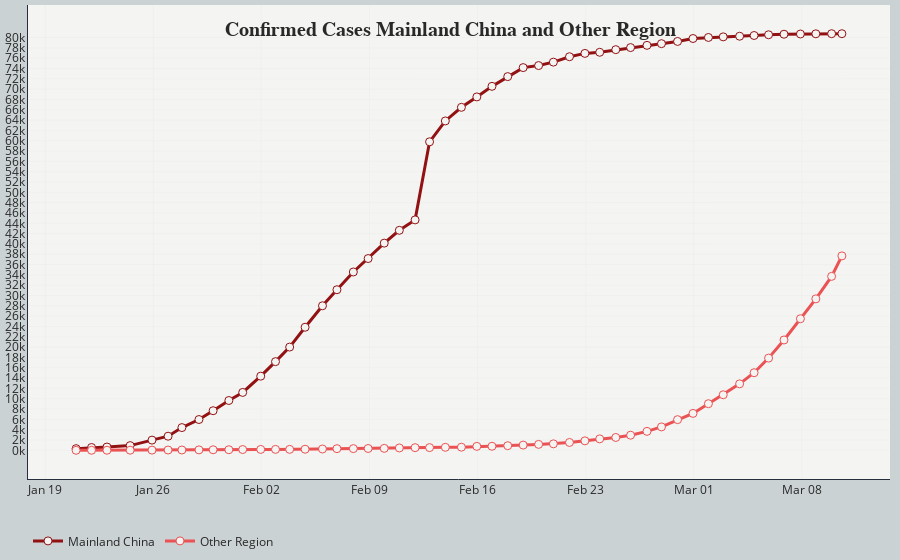

Notebook source saved alongside this figure:
### Markdown cell above
## Linear & Logarithmic Line Plot for Total Cases, Deaths, Recovered(Worl Wide)

### Code cell
# Line plot for confirmed cases
# Set up tick scale based on confirmed case number
tickList = list(np.arange(0, df_confirmed['Mainland China'].max()+1000, 2000))

# Create empty figure canvas
fig_confirmed = go.Figure()
# Add trace to the figure
fig_confirmed.add_trace(go.Scatter(x=df_confirmed['Date'], y=df_confirmed['Mainland China'],
                                   mode='lines+markers',
                                   name='Mainland China',
                                   line=dict(color='#921113', width=3),
                                   marker=dict(size=8, color='#f4f4f2',
                                               line=dict(width=1,color='#921113')),
                                   text=[datetime.strftime(d, '%b %d %Y AEDT') for d in df_confirmed['Date']],
                                   hovertext=['Mainland China confirmed<br>{:,d} cases<br>'.format(i) for i in df_confirmed['Mainland China']],
                                   hovertemplate='<b>%{text}</b><br></br>'+
                                                 '%{hovertext}'+
                                                 '<extra></extra>'))
fig_confirmed.add_trace(go.Scatter(x=df_confirmed['Date'], y=df_confirmed['Other locations'],
                                   mode='lines+markers',
                                   name='Other Region',
                                   line=dict(color='#eb5254', width=3),
                                   marker=dict(size=8, color='#f4f4f2',
                                               line=dict(width=1,color='#eb5254')),
                                   text=[datetime.strftime(d, '%b %d %Y AEDT') for d in df_confirmed['Date']],
                                   hovertext=['Other locations confirmed<br>{:,d} cases<br>'.format(i) for i in df_confirmed['Other locations']],
                                   hovertemplate='<b>%{text}</b><br></br>'+
                                                 '%{hovertext}'+
                                                 '<extra></extra>'))
# Customise layout
fig_confirmed.update_layout(
    title=dict(
       text="<b>Confirmed Cases Mainland China and Other Region<b>",
       y=0.96, x=0.5, xanchor='center', yanchor='top',
       font=dict(size=20, color="#292929", family="Playfair Display")
    ),
    
    margin=go.layout.Margin(
        l=10,
        r=10,
        b=10,
        t=5,
        pad=0
    ),
    yaxis=dict(
        showline=True, linecolor='#272e3e',
        zeroline=False,
        gridcolor='#cbd2d3',
        gridwidth = .1,
        tickmode='array',
        # Set tick range based on the maximum number
        tickvals=tickList,
        # Set tick label accordingly
        ticktext=["{:.0f}k".format(i/1000) for i in tickList]
    ),
#    yaxis_title="Total Confirmed Case Number",
    xaxis=dict(
        showline=True, linecolor='#272e3e',
        gridcolor='#cbd2d3',
        gridwidth = .1,
        zeroline=False
    ),
    xaxis_tickformat='%b %d',
    hovermode = 'x',
    legend_orientation="h",
#    legend=dict(x=.35, y=-.05),
    plot_bgcolor='#f4f4f2',
    paper_bgcolor='#cbd2d3',
    font=dict(color='#292929')
)

fig_confirmed.show()
pyo.plot(fig_confirmed, filename='outputs/confirmed_cases.html')

### Figure 1 — Plotly figure (JSON) as saved in the notebook; plotly's stock layout.template omitted (floating-point values rounded to 4 significant figures)
{"data": [{"hovertemplate": "<b>%{text}</b><br></br>%{hovertext}<extra></extra>", "hovertext": ["Mainland China confirmed<br>80,754 cases<br>", "Mainland China confirmed<br>80,754 cases<br>", "Mainland China confirmed<br>80,735 cases<br>", "Mainland China confirmed<br>80,695 cases<br>", "Mainland China confirmed<br>80,651 cases<br>", "Mainland China confirmed<br>80,551 cases<br>", "Mainland China confirmed<br>80,408 cases<br>", "Mainland China confirmed<br>80,266 cases<br>", "Mainland China confirmed<br>80,144 cases<br>", "Mainland China confirmed<br>80,026 cases<br>", "Mainland China confirmed<br>79,823 cases<br>", "Mainland China confirmed<br>79,251 cases<br>", "Mainland China confirmed<br>78,824 cases<br>", "Mainland China confirmed<br>78,496 cases<br>", "Mainland China confirmed<br>78,064 cases<br>", "Mainland China confirmed<br>77,658 cases<br>", "Mainland China confirmed<br>77,150 cases<br>", "Mainland China confirmed<br>76,936 cases<br>", "Mainland China confirmed<br>76,290 cases<br>", "Mainland China confirmed<br>75,244 cases<br>", "Mainland China confirmed<br>74,576 cases<br>", "Mainland China confirmed<br>74,183 cases<br>", "Mainland China confirmed<br>72,438 cases<br>", "Mainland China confirmed<br>70,550 cases<br>", "Mainland China confirmed<br>68,500 cases<br>", "Mainland China confirmed<br>66,484 cases<br>", "Mainland China confirmed<br>63,844 cases<br>", "Mainland China confirmed<br>59,804 cases<br>", "Mainland China confirmed<br>44,665 cases<br>", "Mainland China confirmed<br>42,644 cases<br>", "Mainland China confirmed<br>40,160 cases<br>", "Mainland China confirmed<br>37,174 cases<br>", "Mainland China confirmed<br>34,569 cases<br>", "Mainland China confirmed<br>31,130 cases<br>", "Mainland China confirmed<br>28,017 cases<br>", "Mainland China confirmed<br>23,858 cases<br>", "Mainland China confirmed<br>20,014 cases<br>", "Mainland China confirmed<br>17,190 cases<br>", "Mainland China confirmed<br>14,375 cases<br>", "Mainland China confirmed<br>11,221 cases<br>", "Mainland China confirmed<br>9,658 cases<br>", "Mainland China confirmed<br>7,678 cases<br>", "Mainland China confirmed<br>5,970 cases<br>", "Mainland China confirmed<br>4,409 cases<br>", "Mainland China confirmed<br>2,737 cases<br>", "Mainland China confirmed<br>1,979 cases<br>", "Mainland China confirmed<br>916 cases<br>", "Mainland China confirmed<br>639 cases<br>", "Mainland China confirmed<br>549 cases<br>", "Mainland China confirmed<br>327 cases<br>"], "line": {"color": "#921113", "width": 3}, "marker": {"color": "#f4f4f2", "line": {"color": "#921113", "width": 1}, "size": 8}, "mode": "lines+markers", "name": "Mainland China", "text": ["Mar 10 2020 AEDT", "Mar 09 2020 AEDT", "Mar 08 2020 AEDT", "Mar 07 2020 AEDT", "Mar 06 2020 AEDT", "Mar 05 2020 AEDT", "Mar 04 2020 AEDT", "Mar 03 2020 AEDT", "Mar 02 2020 AEDT", "Mar 01 2020 AEDT", "Feb 29 2020 AEDT", "Feb 28 2020 AEDT", "Feb 27 2020 AEDT", "Feb 26 2020 AEDT", "Feb 25 2020 AEDT", "Feb 24 2020 AEDT", "Feb 23 2020 AEDT", "Feb 22 2020 AEDT", "Feb 21 2020 AEDT", "Feb 20 2020 AEDT", "Feb 19 2020 AEDT", "Feb 18 2020 AEDT", "Feb 17 2020 AEDT", "Feb 16 2020 AEDT", "Feb 15 2020 AEDT", "Feb 14 2020 AEDT", "Feb 13 2020 AEDT", "Feb 12 2020 AEDT", "Feb 11 2020 AEDT", "Feb 10 2020 AEDT", "Feb 09 2020 AEDT", "Feb 08 2020 AEDT", "Feb 07 2020 AEDT", "Feb 06 2020 AEDT", "Feb 05 2020 AEDT", "Feb 04 2020 AEDT", "Feb 03 2020 AEDT", "Feb 02 2020 AEDT", "Feb 01 2020 AEDT", "Jan 31 2020 AEDT", "Jan 30 2020 AEDT", "Jan 29 2020 AEDT", "Jan 28 2020 AEDT", "Jan 27 2020 AEDT", "Jan 26 2020 AEDT", "Jan 25 2020 AEDT", "Jan 24 2020 AEDT", "Jan 23 2020 AEDT", "Jan 22 2020 AEDT", "Jan 21 2020 AEDT"], "type": "scatter", "x": ["2020-03-10T14:30:00", "2020-03-09T22:30:00", "2020-03-08T22:00:00", "2020-03-07T22:00:00", "2020-03-06T20:30:00", "2020-03-05T20:30:00", "2020-03-04T22:00:00", "2020-03-03T23:30:00", "2020-03-02T22:00:00", "2020-03-01T23:00:00", "2020-02-29T23:00:00", "2020-02-28T23:00:00", "2020-02-27T22:00:00", "2020-02-26T23:30:00", "2020-02-25T22:00:00", "2020-02-24T23:00:00", "2020-02-23T22:00:00", "2020-02-22T23:00:00", "2020-02-21T23:00:00", "2020-02-20T22:00:00", "2020-02-19T23:00:00", "2020-02-18T23:00:00", "2020-02-17T23:00:00", "2020-02-16T22:30:00", "2020-02-15T23:00:00", "2020-02-14T23:00:00", "2020-02-13T22:00:00", "2020-02-12T21:30:00", "2020-02-11T23:00:00", "2020-02-10T22:30:00", "2020-02-09T23:00:00", "2020-02-08T22:00:00", "2020-02-07T23:00:00", "2020-02-06T21:30:00", "2020-02-05T23:00:00", "2020-02-04T20:00:00", "2020-02-03T20:00:00", "2020-02-02T22:00:00", "2020-02-01T23:00:00", "2020-01-31T19:00:00", "2020-01-30T21:30:00", "2020-01-29T21:00:00", "2020-01-28T23:00:00", "2020-01-27T20:30:00", "2020-01-26T23:00:00", "2020-01-25T22:00:00", "2020-01-24T12:00:00", "2020-01-23T00:00:00", "2020-01-22T00:00:00", "2020-01-21T00:00:00"], "y": [80754, 80754, 80735, 80695, 80651, 80551, 80408, 80266, 80144, 80026, 79823, 79251, 78824, 78496, 78064, 77658, 77150, 76936, 76290, 75244, 74576, 74183, 72438, 70550, 68500, 66484, 63844, 59804, 44665, 42644, 40160, 37174, 34569, 31130, 28017, 23858, 20014, 17190, 14375, 11221, 9658, 7678, 5970, 4409, 2737, 1979, 916, 639, 549, 327]}, {"hovertemplate": "<b>%{text}</b><br></br>%{hovertext}<extra></extra>", "hovertext": ["Other locations confirmed<br>37,685 cases<br>", "Other locations confirmed<br>33,717 cases<br>", "Other locations confirmed<br>29,361 cases<br>", "Other locations confirmed<br>25,501 cases<br>", "Other locations confirmed<br>21,391 cases<br>", "Other locations confirmed<br>17,876 cases<br>", "Other locations confirmed<br>15,044 cases<br>", "Other locations confirmed<br>12,886 cases<br>", "Other locations confirmed<br>10,772 cases<br>", "Other locations confirmed<br>9,038 cases<br>", "Other locations confirmed<br>7,157 cases<br>", "Other locations confirmed<br>5,946 cases<br>", "Other locations confirmed<br>4,539 cases<br>", "Other locations confirmed<br>3,677 cases<br>", "Other locations confirmed<br>2,933 cases<br>", "Other locations confirmed<br>2,491 cases<br>", "Other locations confirmed<br>2,216 cases<br>", "Other locations confirmed<br>1,837 cases<br>", "Other locations confirmed<br>1,524 cases<br>", "Other locations confirmed<br>1,258 cases<br>", "Other locations confirmed<br>1,150 cases<br>", "Other locations confirmed<br>1,016 cases<br>", "Other locations confirmed<br>897 cases<br>", "Other locations confirmed<br>785 cases<br>", "Other locations confirmed<br>768 cases<br>", "Other locations confirmed<br>608 cases<br>", "Other locations confirmed<br>587 cases<br>", "Other locations confirmed<br>524 cases<br>", "Other locations confirmed<br>517 cases<br>", "Other locations confirmed<br>463 cases<br>", "Other locations confirmed<br>382 cases<br>", "Other locations confirmed<br>355 cases<br>", "Other locations confirmed<br>332 cases<br>", "Other locations confirmed<br>320 cases<br>", "Other locations confirmed<br>258 cases<br>", "Other locations confirmed<br>214 cases<br>", "Other locations confirmed<br>186 cases<br>", "Other locations confirmed<br>181 cases<br>", "Other locations confirmed<br>174 cases<br>", "Other locations confirmed<br>153 cases<br>", "Other locations confirmed<br>117 cases<br>", "Other locations confirmed<br>105 cases<br>", "Other locations confirmed<br>87 cases<br>", "Other locations confirmed<br>64 cases<br>", "Other locations confirmed<br>57 cases<br>", "Other locations confirmed<br>40 cases<br>", "Other locations confirmed<br>25 cases<br>", "Other locations confirmed<br>16 cases<br>", "Other locations confirmed<br>6 cases<br>", "Other locations confirmed<br>5 cases<br>"], "line": {"color": "#eb5254", "width": 3}, "marker": {"color": "#f4f4f2", "line": {"color": "#eb5254", "width": 1}, "size": 8}, "mode": "lines+markers", "name": "Other Region", "text": ["Mar 10 2020 AEDT", "Mar 09 2020 AEDT", "Mar 08 2020 AEDT", "Mar 07 2020 AEDT", "Mar 06 2020 AEDT", "Mar 05 2020 AEDT", "Mar 04 2020 AEDT", "Mar 03 2020 AEDT", "Mar 02 2020 AEDT", "Mar 01 2020 AEDT", "Feb 29 2020 AEDT", "Feb 28 2020 AEDT", "Feb 27 2020 AEDT", "Feb 26 2020 AEDT", "Feb 25 2020 AEDT", "Feb 24 2020 AEDT", "Feb 23 2020 AEDT", "Feb 22 2020 AEDT", "Feb 21 2020 AEDT", "Feb 20 2020 AEDT", "Feb 19 2020 AEDT", "Feb 18 2020 AEDT", "Feb 17 2020 AEDT", "Feb 16 2020 AEDT", "Feb 15 2020 AEDT", "Feb 14 2020 AEDT", "Feb 13 2020 AEDT", "Feb 12 2020 AEDT", "Feb 11 2020 AEDT", "Feb 10 2020 AEDT", "Feb 09 2020 AEDT", "Feb 08 2020 AEDT", "Feb 07 2020 AEDT", "Feb 06 2020 AEDT", "Feb 05 2020 AEDT", "Feb 04 2020 AEDT", "Feb 03 2020 AEDT", "Feb 02 2020 AEDT", "Feb 01 2020 AEDT", "Jan 31 2020 AEDT", "Jan 30 2020 AEDT", "Jan 29 2020 AEDT", "Jan 28 2020 AEDT", "Jan 27 2020 AEDT", "Jan 26 2020 AEDT", "Jan 25 2020 AEDT", "Jan 24 2020 AEDT", "Jan 23 2020 AEDT", "Jan 22 2020 AEDT", "Jan 21 2020 AEDT"], "type": "scatter", "x": ["2020-03-10T14:30:00", "2020-03-09T22:30:00", "2020-03-08T22:00:00", "2020-03-07T22:00:00", "2020-03-06T20:30:00", "2020-03-05T20:30:00", "2020-03-04T22:00:00", "2020-03-03T23:30:00", "2020-03-02T22:00:00", "2020-03-01T23:00:00", "2020-02-29T23:00:00", "2020-02-28T23:00:00", "2020-02-27T22:00:00", "2020-02-26T23:30:00", "2020-02-25T22:00:00", "2020-02-24T23:00:00", "2020-02-23T22:00:00", "2020-02-22T23:00:00", "2020-02-21T23:00:00", "2020-02-20T22:00:00", "2020-02-19T23:00:00", "2020-02-18T23:00:00", "2020-02-17T23:00:00", "2020-02-16T22:30:00", "2020-02-15T23:00:00", "2020-02-14T23:00:00", "2020-02-13T22:00:00", "2020-02-12T21:30:00", "2020-02-11T23:00:00", "2020-02-10T22:30:00", "2020-02-09T23:00:00", "2020-02-08T22:00:00", "2020-02-07T23:00:00", "2020-02-06T21:30:00", "2020-02-05T23:00:00", "2020-02-04T20:00:00", "2020-02-03T20:00:00", "2020-02-02T22:00:00", "2020-02-01T23:00:00", "2020-01-31T19:00:00", "2020-01-30T21:30:00", "2020-01-29T21:00:00", "2020-01-28T23:00:00", "2020-01-27T20:30:00", "2020-01-26T23:00:00", "2020-01-25T22:00:00", "2020-01-24T12:00:00", "2020-01-23T00:00:00", "2020-01-22T00:00:00", "2020-01-21T00:00:00"], "y": [37685, 33717, 29361, 25501, 21391, 17876, 15044, 12886, 10772, 9038, 7157, 5946, 4539, 3677, 2933, 2491, 2216, 1837, 1524, 1258, 1150, 1016, 897, 785, 768, 608, 587, 524, 517, 463, 382, 355, 332, 320, 258, 214, 186, 181, 174, 153, 117, 105, 87, 64, 57, 40, 25, 16, 6, 5]}], "layout": {"font": {"color": "#292929"}, "hovermode": "x", "legend": {"orientation": "h"}, "margin": {"b": 10, "l": 10, "pad": 0, "r": 10, "t": 5}, "paper_bgcolor": "#cbd2d3", "plot_bgcolor": "#f4f4f2", "title": {"font": {"color": "#292929", "family": "Playfair Display", "size": 20}, "text": "<b>Confirmed Cases Mainland China and Other Region<b>", "x": 0.5, "xanchor": "center", "y": 0.96, "yanchor": "top"}, "xaxis": {"gridcolor": "#cbd2d3", "gridwidth": 0.1, "linecolor": "#272e3e", "showline": true, "tickformat": "%b %d", "zeroline": false}, "yaxis": {"gridcolor": "#cbd2d3", "gridwidth": 0.1, "linecolor": "#272e3e", "showline": true, "tickmode": "array", "ticktext": ["0k", "2k", "4k", "6k", "8k", "10k", "12k", "14k", "16k", "18k", "20k", "22k", "24k", "26k", "28k", "30k", "32k", "34k", "36k", "38k", "40k", "42k", "44k", "46k", "48k", "50k", "52k", "54k", "56k", "58k", "60k", "62k", "64k", "66k", "68k", "70k", "72k", "74k", "76k", "78k", "80k"], "tickvals": [0, 2000, 4000, 6000, 8000, 10000, 12000, 14000, 16000, 18000, 20000, 22000, 24000, 26000, 28000, 30000, 32000, 34000, 36000, 38000, 40000, 42000, 44000, 46000, 48000, 50000, 52000, 54000, 56000, 58000, 60000, 62000, 64000, 66000, 68000, 70000, 72000, 74000, 76000, 78000, 80000], "zeroline": false}}}
